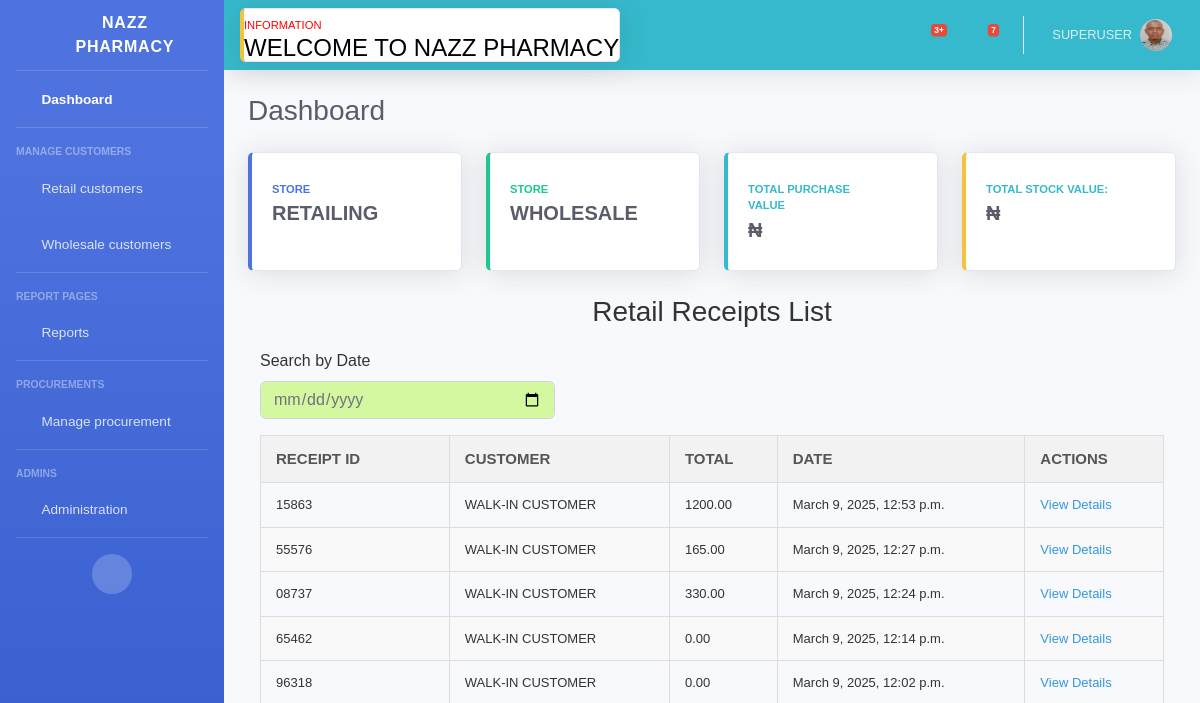
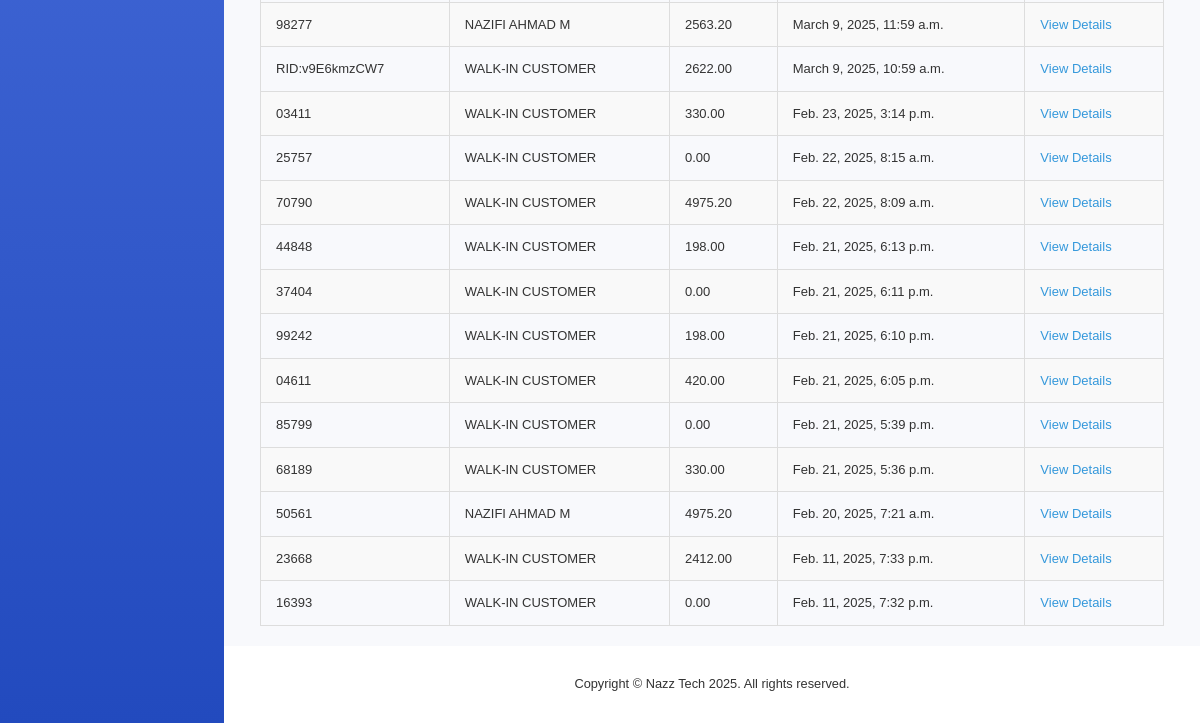
The app's page /receipt_list/ (signed in), older data (2 pictures, top to bottom).
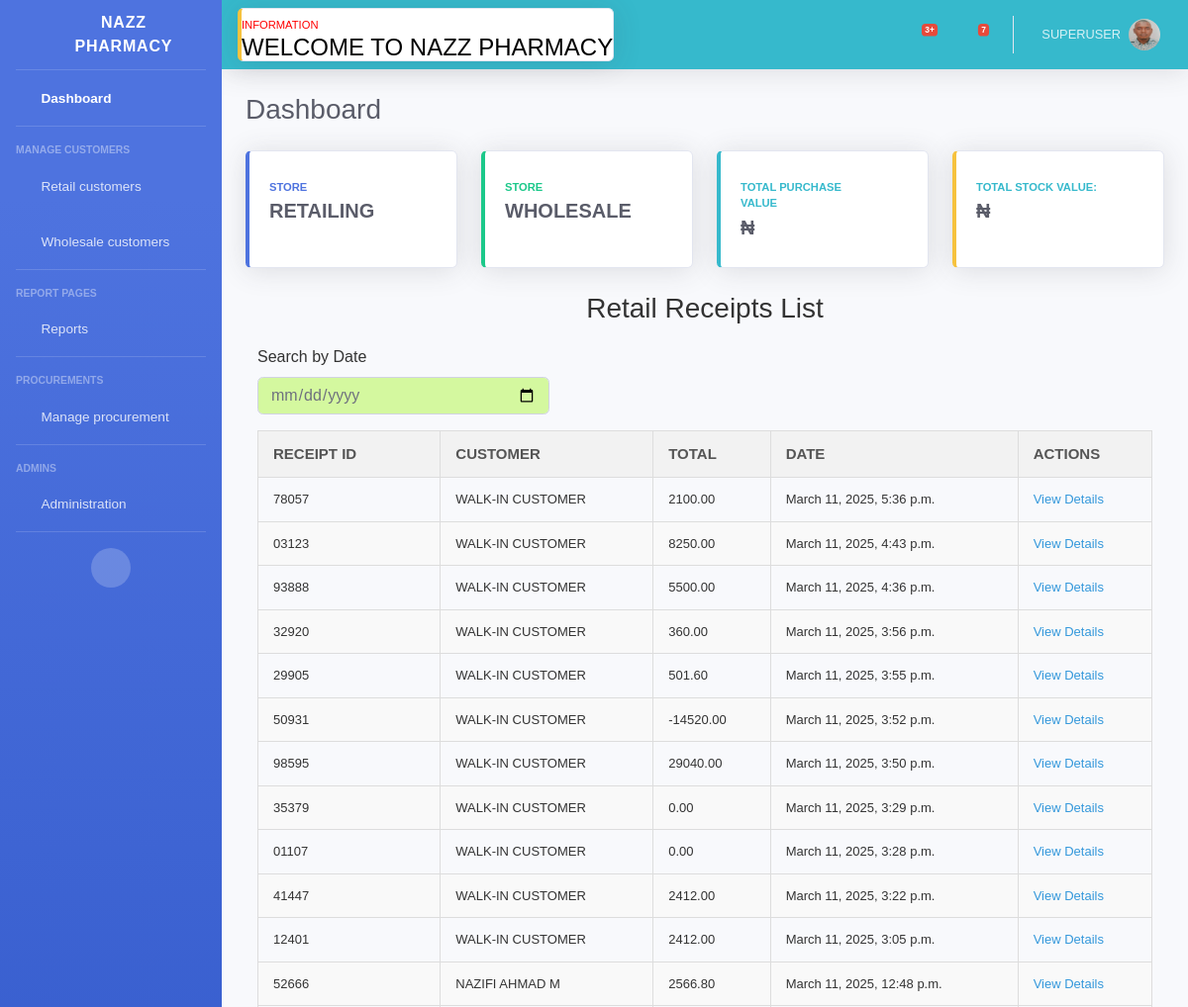
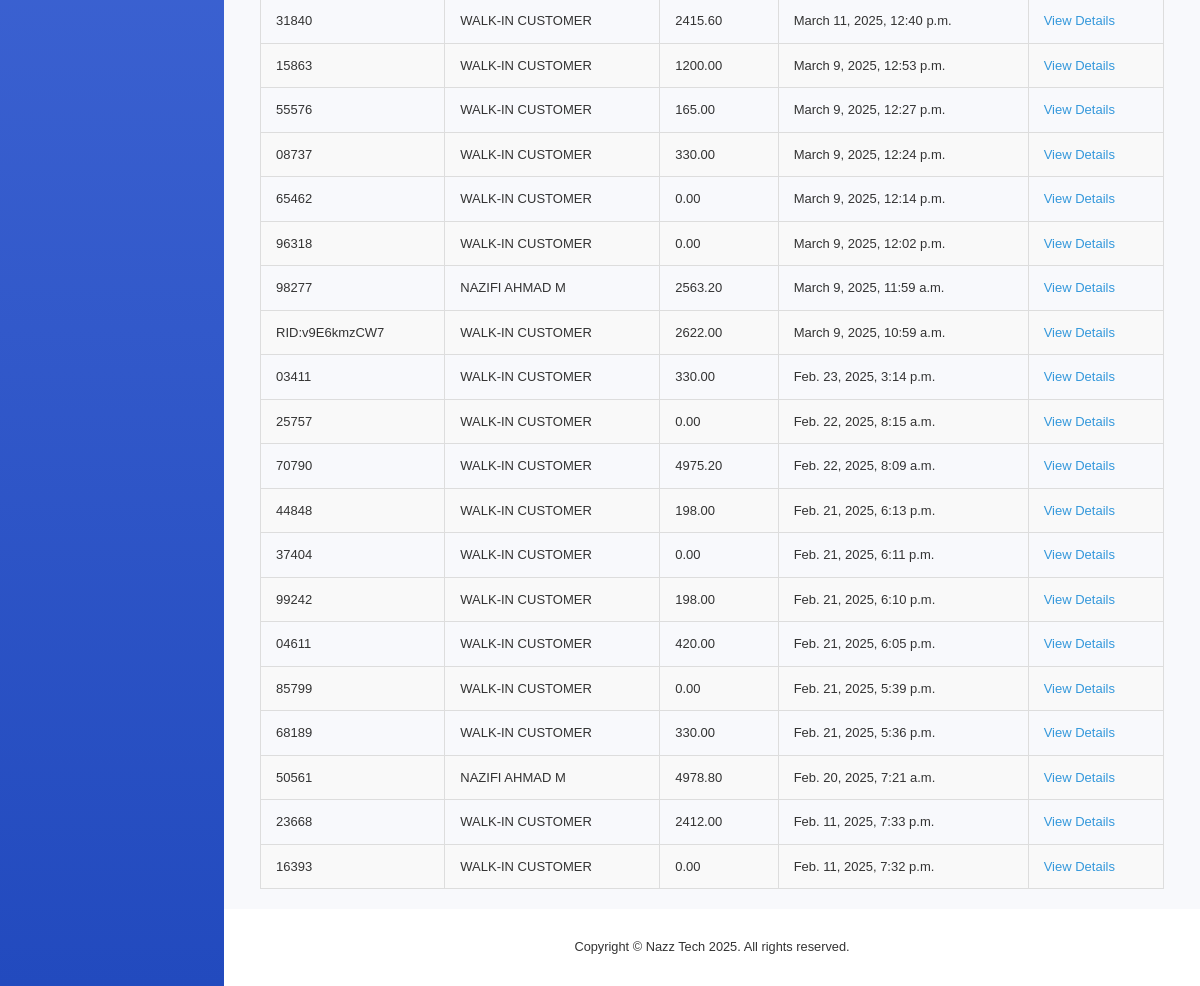
The same page, newer data (2 pictures, top to bottom).
### userauth/models.py (models this page shows, shortened)
class User(AbstractUser):
    username = models.CharField(max_length=200, null=True, blank=True)
    mobile = models.CharField(max_length=20, unique=True)
    USERNAME_FIELD = 'mobile'
    REQUIRED_FIELDS = ['username']

class Profile(models.Model):
    user = models.OneToOneField(User, on_delete=models.CASCADE)
    image = models.ImageField(upload_to='uploads/images/', blank=True, null=True)
    full_name = models.CharField(max_length=200, blank=True, null=True)
    user_type = models.CharField(max_length=200, choices=USER_TYPE, blank=True, null=True)

### store/models.py (models this page shows, shortened)
class Receipt(models.Model):
    customer = models.ForeignKey(Customer, on_delete=models.CASCADE, null=True, blank=True)
    sales = models.ForeignKey(Sales, on_delete=models.CASCADE, related_name='receipts', null=True, blank=True)
    buyer_name = models.CharField(max_length=255, blank=True, null=True)
    buyer_address = models.CharField(max_length=255, blank=True, null=True)
    total_amount = models.DecimalField(max_digits=10, decimal_places=2, default=Decimal('0.0'))
    date = models.DateTimeField(default=datetime.now)
    receipt_id = ShortUUIDField(unique=True, length=5, max_length=50, alphabet='1234567890')
    printed = models.BooleanField(default=False)
    payment_method = models.CharField(max_length=20, choices=[
        ('Cash', 'Cash'),
        ('Wallet', 'Wallet'),
        ('Transfer', 'Transfer'),
    ], default='Cash')
    status = models.CharField(max_length=20, choices=[
        ('Paid', 'Paid'),
        ('Unpaid', 'Unpaid'),
    ], default='Unpaid')

### customer/models.py (models this page shows, shortened)
class Customer(models.Model):
    user = models.OneToOneField(User, on_delete=models.CASCADE, null=True, blank=True)
    name = models.CharField(max_length=100)
    phone = models.CharField(max_length=15)
    address = models.TextField()

### store/views.py (the view)
# urls.py: path('receipt_list/', views.receipt_list, name='receipt_list'),
def receipt_list(request):
    if request.user.is_authenticated:
        receipts = Receipt.objects.all().order_by('-date')  # Order by date, latest first
        return render(request, 'partials/receipt_list.html', {'receipts': receipts})
    else:
        return redirect('store:index')

### templates/partials/receipt_list.html (shortened to what this page needs)
{% extends "partials/base.html" %}
{% block content %}
<div class="col-12 table-responsive">
    <h2>Retail Receipts List</h2>
    <form method="get" action="" class="mb-3">
        <div class="form-row">
            <div class="col-md-4">
                <label for="date">Search by Date</label>
                <input type="date" name="date" id="date" class="form-control"
                    style="background-color: rgb(212, 248, 159);" hx-get="{% url 'store:search_receipts' %}"
                    hx-target="#sales-data" hx-trigger="change delay:300ms" value="{{ request.GET.date }}">
            </div>
        </div>
    </form>
    <div id="sales-data">
        <table>
            <thead>
                <tr>
                    <th>Receipt ID</th>
                    <th>Customer</th>
                    <th>Total</th>
                    <th>Date</th>
                    <th>Actions</th>
                </tr>
            </thead>
            <tbody>
                {% for receipt in receipts %}
                <tr>
                    <td>{{ receipt.receipt_id }}</td>
                    <td>
                        {% if receipt.customer %}
                        {{ receipt.customer.name|upper }}
                        {% elif receipt.buyer_name %}
                        {{ receipt.buyer_name }}
                        {% else %}
                        WALK-IN CUSTOMER
                        {% endif %}
                    </td>
                    <td>{{ receipt.total_amount }}</td>
                    <td>{{ receipt.date }}</td>
                    <td>
                        <a href="{% url 'store:receipt_detail' receipt.receipt_id %}">View Details</a>
                    </td>
                </tr>
                {% empty %}
                <tr>
                    <td colspan="5" style="text-align: center;">No receipts found for the selected date.</td>
                </tr>
                {% endfor %}
            </tbody>
        </table>
    </div>
</div>
{% endblock %}

### templates/partials/base.html (shortened to what this page needs)
{% load static %}
{% load humanize %}
<!DOCTYPE html>
<html lang="en">
<head>
    <link href="{% static 'vendor/fontawesome-free/css/all.min.css' %}" rel="stylesheet" type="text/css">
    <link href="{% static 'css/sb-admin-2.min.css' %}" rel="stylesheet">
</head>
<body id="page-top">
    <div id="wrapper">
        <ul class="navbar-nav bg-gradient-primary sidebar sidebar-dark accordion" id="accordionSidebar">
            <a class="sidebar-brand d-flex align-items-center justify-content-center"
                href="{% url 'store:dashboard' %}">
                <div class="sidebar-brand-icon rotate-n-15">
                    <i class="fas fa-prescription"></i>
                </div>
                <div class="sidebar-brand-text mx-3">NAZZ PHARMACY</div>
            </a>
            <hr class="sidebar-divider my-0">
            <li class="nav-item active">
                <a class="nav-link" href="{% url 'store:dashboard' %}">
                    <i class="fas fa-fw fa-tachometer-alt"></i>
                    <span>Dashboard</span></a>
            </li>
            <hr class="sidebar-divider">
            <div class="sidebar-heading">
                manage customers
            </div>
            <li class="nav-item">
                <a class="nav-link collapsed" href="#" data-toggle="collapse" data-target="#collapseRetail"
                    aria-expanded="true" aria-controls="collapseRetail">
                    <i class="fas fa-fw fa-users"></i>
                    <span>Retail customers</span>
                </a>
            </li>
            <li class="nav-item">
                <a class="nav-link collapsed" href="#" data-toggle="collapse" data-target="#collapseWholesale"
                    aria-expanded="true" aria-controls="collapseWholesale">
                    <i class="fas fa-fw fa-users"></i>
                    <span>Wholesale customers</span>
                </a>
            </li>
            <hr class="sidebar-divider">
            <div class="sidebar-heading">
                Report Pages
            </div>
            <li class="nav-item">
                <a class="nav-link collapsed" href="#" data-toggle="collapse" data-target="#collapseReport"
                    aria-expanded="true" aria-controls="collapseReport">
                    <i class="fas fa-fw fa-chart-line"></i>
                    <span>Reports</span>
                </a>
            </li>
            <hr class="sidebar-divider">
            <div class="sidebar-heading">
                Procurements
            </div>
            <li class="nav-item">
                <a class="nav-link collapsed" href="#" data-toggle="collapse" data-target="#collapsePages"
                    aria-expanded="true" aria-controls="collapsePages">
                    <i class="fas fa-fw fa-truck"></i>
                    <span>Manage procurement</span>
                </a>
            </li>
            <hr class="sidebar-divider">
            <div class="sidebar-heading">
                Admins
            </div>
            <li class="nav-item ">
                <a class="nav-link collapsed" href="#" data-toggle="collapse" data-target="#collapseAdmin"
                    aria-expanded="true" aria-controls="collapseReport">
                    <i class="fas fa-fw fa-user-cog"></i>
                    <span>Administration</span>
                </a>
            </li>
            <hr class="sidebar-divider d-none d-md-block">
            <div class="text-center d-none d-md-inline">
                <button class="rounded-circle border-0 lg" id="sidebarToggle"></button>
            </div>
        </ul>
        <div id="content-wrapper" class="d-flex flex-column">
            <div id="content">
                <nav class="navbar navbar-expand navbar-dark bg-info topbar mb-4 static-top shadow">
                    <div class="card border-left-warning shadow h-100 py-2">
                        <div class="card-head text-xs" style="color: red;">INFORMATION
                            <marquee behavior="" direction="">
                                <h4 style="color: black">WELCOME TO NAZZ PHARMACY</h4>
                            </marquee>
                        </div>
                    </div>
                    <ul class="navbar-nav ml-auto">
                        <li class="nav-item dropdown no-arrow mx-1">
                            <a class="nav-link dropdown-toggle" href="#" id="alertsDropdown" role="button"
                                data-toggle="dropdown" aria-haspopup="true" aria-expanded="false">
                                <i class="fas fa-bell fa-fw"></i>
                                <span class="badge badge-danger badge-counter">3+</span>
                            </a>
                        </li>
                        <li class="nav-item dropdown no-arrow mx-1">
                            <a class="nav-link dropdown-toggle" href="#" id="messagesDropdown" role="button"
                                data-toggle="dropdown" aria-haspopup="true" aria-expanded="false">
                                <i class="fas fa-envelope fa-fw"></i>
                                <span class="badge badge-danger badge-counter">7</span>
                            </a>
                        </li>
                        {% if user.is_authenticated %}
                        <li class="nav-item dropdown no-arrow">
                            <a class="nav-link dropdown-toggle" href="#" id="userDropdown" role="button"
                                data-toggle="dropdown" aria-haspopup="true" aria-expanded="false">
                                <span class="mr-2 d-none d-lg-inline text-white-600 small">
                                    {{ user.username|upper }}</span>
                                <img class="img-profile rounded-circle"
                                    src="{% if user.profile.image %}{{ user.profile.image.url }}{% else %}{% static 'img/undraw_profile.svg' %}{% endif %}">
                            </a>
                        </li>
                        {% else %}
                        <a href="{% url 'store:index' %}" class="btn btn-outline-light btn-sm my-3"
                            style="font-weight: bolder;">Login</a>
                        {% endif %}
                    </ul>
                </nav>
                <div class="container-fluid">
                    <div class="d-sm-flex align-items-center justify-content-between mb-4">
                        <h1 class="h3 mb-0 text-gray-800">Dashboard</h1>
                    </div>
                    <div class="row">
                        <a href="{% url 'store:store' %}" class="col-xl-3 col-md-6 mb-4 nazz"
                            style="text-decoration: none;">
                            <div class="card border-left-primary shadow h-100 py-2">
                                <div class="card-body">
                                    <div class="row no-gutters align-items-center">
                                        <div class="col mr-2">
                                            <div class="text-xs font-weight-bold text-primary text-uppercase mb-1">
                                                STORE</div>
                                            <div class="h5 mb-0 font-weight-bold text-gray-800">RETAILING</div>
                                        </div>
                                        <div class="col-auto">
                                            <i class="fas fa-store fa-2x text-gray-300"></i>
                                        </div>
                                    </div>
                                </div>
                            </div>
                        </a>
                        <a href="{% url 'wholesale:wholesales' %}" class="col-xl-3 col-md-6 mb-4 nazz"
                            style="text-decoration: none;">
                            <div class="card border-left-success shadow h-100 py-2">
                                <div class="card-body">
                                    <div class="row no-gutters align-items-center">
                                        <div class="col mr-2">
                                            <div class="text-xs font-weight-bold text-success text-uppercase mb-1">
                                                STORE</div>
                                            <div class="h5 mb-0 font-weight-bold text-gray-800">WHOLESALE</div>
                                        </div>
                                        <div class="col-auto">
                                            <i class="fas fa-store fa-2x text-gray-300"></i>
                                        </div>
                                    </div>
                                </div>
                            </div>
                        </a>
                        <div class="col-xl-3 col-md-6 mb-4">
                            <div class="card border-left-info shadow h-100 py-2">
                                <div class="card-body">
                                    <div class="row no-gutters align-items-center">
                                        <div class="col mr-2">
                                            <div class="text-xs font-weight-bold text-info text-uppercase mb-1">TOTAL
                                                PURCHASE VALUE
                                            </div>
                                            <div class="row no-gutters align-items-center">
                                                <div class="col-auto">
                                                    <div class="h5 mb-0 mr-3 font-weight-bold text-gray-800">
                                                        {% if request.user.is_superuser or is_staff %}
                                                        ₦{{total_purchase_value|intcomma}}
                                                        {% endif %}
                                                    </div>
                                                </div>
                                            </div>
                                        </div>
                                        <div class="col-auto">
                                            <i class="fas fa-dollar-sign fa-2x text-gray-300"></i>
                                        </div>
                                    </div>
                                </div>
                            </div>
                        </div>
                        <div class="col-xl-3 col-md-6 mb-4">
                            <div class="card border-left-warning shadow h-100 py-2">
                                <div class="card-body">
                                    <div class="row no-gutters align-items-center">
                                        <div class="col mr-2">
                                            <div class="text-xs font-weight-bold text-info text-uppercase mb-1">
                                                TOTAL STOCK VALUE:</div>
                                            <div class="h5 mb-0 font-weight-bold text-gray-800">₦{{total_stock_value|intcomma}}
                                            </div>
                                        </div>
                                        <div class="col-auto">
                                            <i class="fas fa-dollar-sign fa-2x text-gray-300"></i>
                                        </div>
                                    </div>
                                </div>
                            </div>
                        </div>
                    </div>
                    <div class="row">
                        <div class="col-12">
                            {% block content %}{% endblock content %}
                        </div>
                    </div>
                </div>
            </div>
            <footer class="sticky-footer bg-white">
                <div class="container my-auto">
                    <div class="copyright text-center my-auto">
                        <span>Copyright &copy; Nazz Tech <span id="year"></span>. All rights reserved.</span>
                    </div>
                </div>
            </footer>
        </div>
    </div>
</body>
</html>

Row changes from the older to the newer data that the page shows:
added Receipt: receipt_id "78057", buyer_name "WALK-IN CUSTOMER", total_amount "2100.00", date "March 11, 2025, 5:36 p.m."
added Receipt: receipt_id "03123", shows "WALK-IN CUSTOMER", total_amount "8250.00", date "March 11, 2025, 4:43 p.m."
added Receipt: receipt_id "93888", shows "WALK-IN CUSTOMER", total_amount "5500.00", date "March 11, 2025, 4:36 p.m."
added Receipt: receipt_id "32920", shows "WALK-IN CUSTOMER", total_amount "360.00", date "March 11, 2025, 3:56 p.m."
added Receipt: receipt_id "29905", shows "WALK-IN CUSTOMER", total_amount "501.60", date "March 11, 2025, 3:55 p.m."
added Receipt: receipt_id "50931", shows "WALK-IN CUSTOMER", total_amount "-14520.00", date "March 11, 2025, 3:52 p.m."
added Receipt: receipt_id "98595", shows "WALK-IN CUSTOMER", total_amount "29040.00", date "March 11, 2025, 3:50 p.m."
added Receipt: receipt_id "35379", shows "WALK-IN CUSTOMER", total_amount "0.00", date "March 11, 2025, 3:29 p.m."
added Receipt: receipt_id "01107", shows "WALK-IN CUSTOMER", total_amount "0.00", date "March 11, 2025, 3:28 p.m."
added Receipt: receipt_id "41447", shows "WALK-IN CUSTOMER", total_amount "2412.00", date "March 11, 2025, 3:22 p.m."
added Receipt: receipt_id "12401", shows "WALK-IN CUSTOMER", total_amount "2412.00", date "March 11, 2025, 3:05 p.m."
added Receipt: receipt_id "52666", customer.name "NAZIFI AHMAD M", total_amount "2566.80", date "March 11, 2025, 12:48 p.m."
added Receipt: receipt_id "31840", shows "WALK-IN CUSTOMER", total_amount "2415.60", date "March 11, 2025, 12:40 p.m."
changed Receipt "Feb. 20, 2025, 7:21 a.m.": total_amount "4975.20" → "4978.80"
